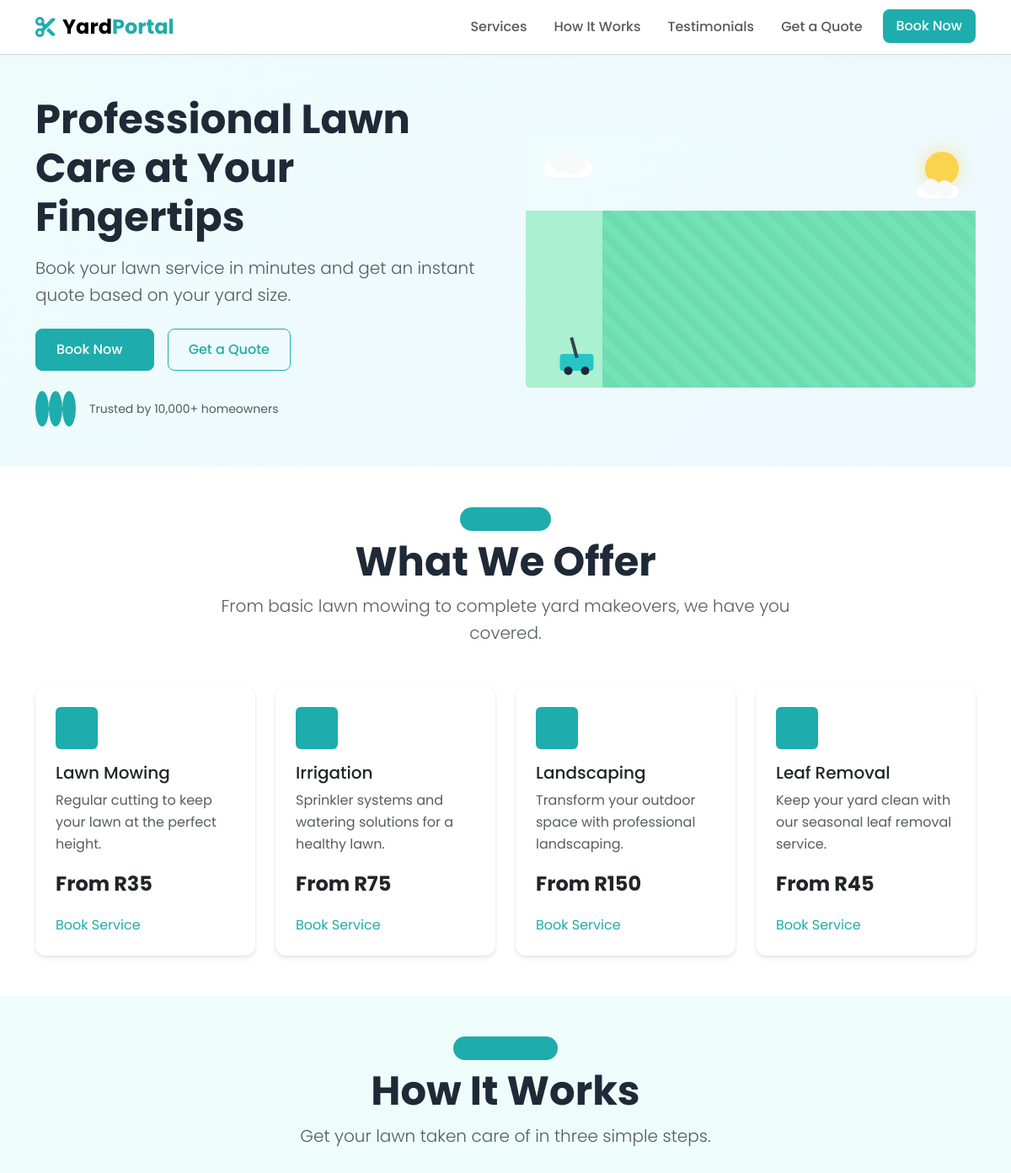
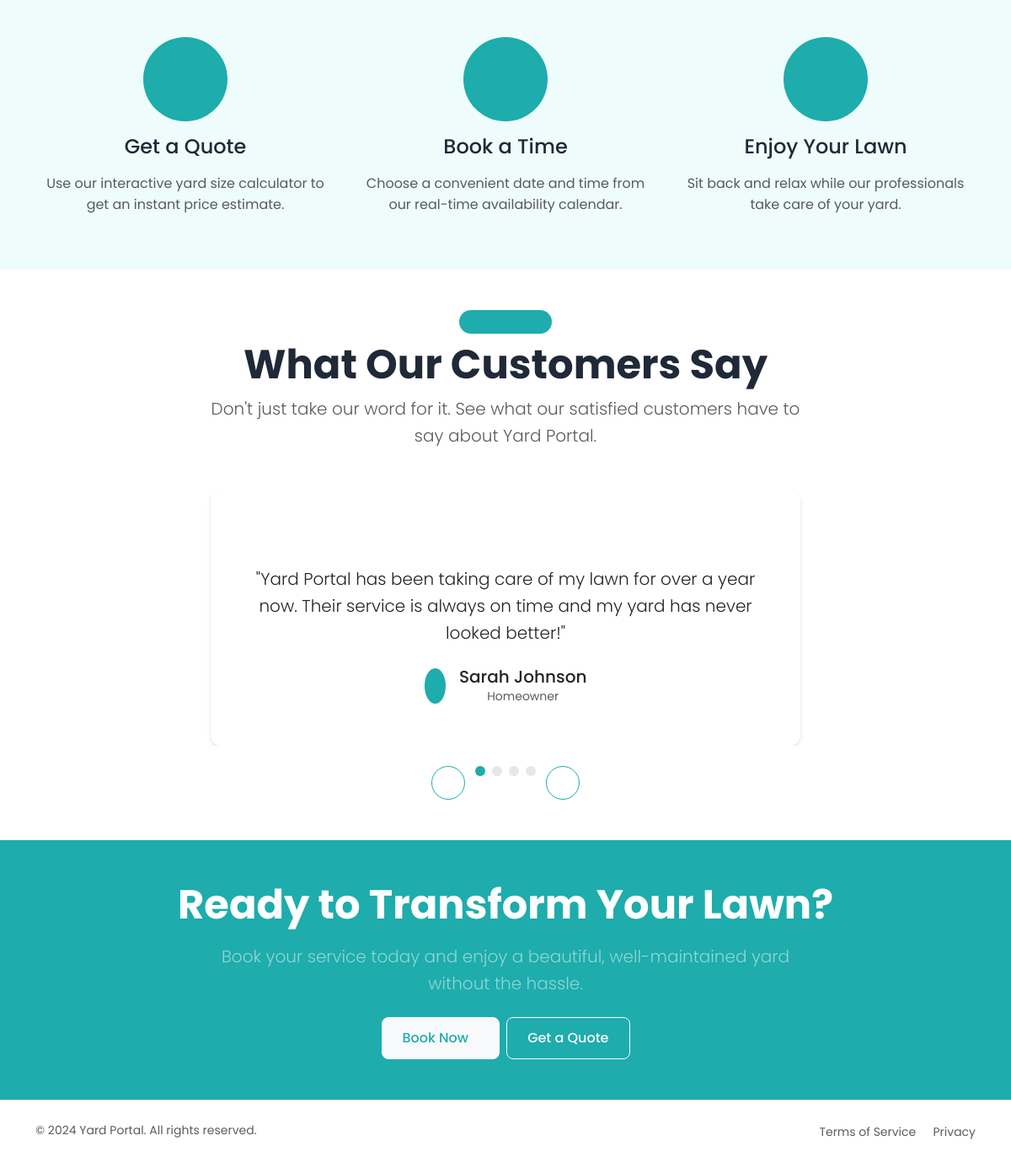
The page / on the database its author committed (2 pictures, top to bottom).
### app.py (models this page shows)
class Service(db.Model):
    id = db.Column(db.Integer, primary_key=True)
    name = db.Column(db.String(100), nullable=False)
    description = db.Column(db.Text, nullable=False)
    base_price = db.Column(db.Float, nullable=False)
    icon = db.Column(db.String(50), nullable=False)

class Testimonial(db.Model):
    id = db.Column(db.Integer, primary_key=True)
    name = db.Column(db.String(100), nullable=False)
    role = db.Column(db.String(100), nullable=False)
    content = db.Column(db.Text, nullable=False)
    rating = db.Column(db.Integer, nullable=False)

### app.py (the view)
@app.route('/')
def home():
    services = Service.query.all()
    testimonials = Testimonial.query.all()
    return render_template('index.html', services=services, testimonials=testimonials)

### templates/index.html (shortened to what this page needs)
{% extends 'layout.html' %}
{% block content %}
<section class="py-5 bg-gradient-primary">
    <div class="container">
        <div class="row align-items-center g-5">
            <div class="col-lg-6">
                <h1 class="display-5 fw-bold mb-3">Professional Lawn Care at Your Fingertips</h1>
                <p class="lead text-muted mb-4">Book your lawn service in minutes and get an instant quote based on your yard size.</p>
                <div class="d-grid gap-2 d-md-flex justify-content-md-start mb-4">
                    <a href="{{ url_for('book') }}" class="btn btn-primary btn-lg px-4 me-md-2">
                        Book Now
                    </a>
                    <a href="{{ url_for('quote') }}" class="btn btn-outline-primary btn-lg px-4">Get a Quote</a>
                </div>
                <div class="d-flex align-items-center">
                    <div class="d-flex me-3">
                        <div class="bg-primary bg-opacity-10 rounded-circle p-2 text-primary">
                        </div>
                        <div class="bg-primary bg-opacity-10 rounded-circle p-2 text-primary ms-n2">
                        </div>
                        <div class="bg-primary bg-opacity-10 rounded-circle p-2 text-primary ms-n2">
                        </div>
                    </div>
                    <span class="small text-muted">Trusted by 10,000+ homeowners</span>
                </div>
            </div>
            <div class="col-lg-6">
                <div class="lawn-animation-container">
                    <div id="lawn-animation" class="position-relative rounded p-3">
                    </div>
                </div>
            </div>
        </div>
    </div>
</section>
<section id="services" class="py-5 bg-white">
    <div class="container">
        <div class="text-center mb-5">
            <span class="badge bg-primary bg-opacity-10 text-primary px-3 py-2 mb-2">Our Services</span>
            <h2 class="display-5 fw-bold">What We Offer</h2>
            <p class="lead text-muted mx-auto" style="max-width: 700px;">From basic lawn mowing to complete yard makeovers, we have you covered.</p>
        </div>
        <div class="row g-4">
            {% for service in services %}
            <div class="col-md-6 col-lg-3 service-card" data-aos="fade-up" data-aos-delay="{{ loop.index * 100 }}">
                <div class="card h-100 hover-shadow transition-all">
                    <div class="card-body">
                        <div class="d-inline-flex align-items-center justify-content-center bg-primary bg-opacity-10 text-primary rounded p-3 mb-3">
                        </div>
                        <h3 class="card-title h5">{{ service.name }}</h3>
                        <p class="card-text text-muted">{{ service.description }}</p>
                        <p class="fw-bold fs-4">From R{{ service.base_price|int }}</p>
                        <a href="{{ url_for('book') }}" class="stretched-link text-decoration-none text-primary d-flex align-items-center">
                            Book Service
                        </a>
                    </div>
                </div>
            </div>
            {% endfor %}
        </div>
    </div>
</section>
<section id="how-it-works" class="py-5 bg-light-primary">
    <div class="container">
        <div class="text-center mb-5">
            <span class="badge bg-primary bg-opacity-10 text-primary px-3 py-2 mb-2">Simple Process</span>
            <h2 class="display-5 fw-bold">How It Works</h2>
            <p class="lead text-muted mx-auto" style="max-width: 700px;">Get your lawn taken care of in three simple steps.</p>
        </div>
        <div class="row g-4 mt-3">
            <div class="col-md-4 text-center">
                <div class="d-inline-flex align-items-center justify-content-center bg-primary bg-opacity-10 text-primary rounded-circle p-4 mb-3" style="width: 100px; height: 100px;">
                </div>
                <h3 class="h4 mb-3">Get a Quote</h3>
                <p class="text-muted">Use our interactive yard size calculator to get an instant price estimate.</p>
            </div>
            <div class="col-md-4 text-center">
                <div class="d-inline-flex align-items-center justify-content-center bg-primary bg-opacity-10 text-primary rounded-circle p-4 mb-3" style="width: 100px; height: 100px;">
                </div>
                <h3 class="h4 mb-3">Book a Time</h3>
                <p class="text-muted">Choose a convenient date and time from our real-time availability calendar.</p>
            </div>
            <div class="col-md-4 text-center">
                <div class="d-inline-flex align-items-center justify-content-center bg-primary bg-opacity-10 text-primary rounded-circle p-4 mb-3" style="width: 100px; height: 100px;">
                </div>
                <h3 class="h4 mb-3">Enjoy Your Lawn</h3>
                <p class="text-muted">Sit back and relax while our professionals take care of your yard.</p>
            </div>
        </div>
    </div>
</section>
<section id="testimonials" class="py-5 bg-white">
    <div class="container">
        <div class="text-center mb-5">
            <span class="badge bg-primary bg-opacity-10 text-primary px-3 py-2 mb-2">Testimonials</span>
            <h2 class="display-5 fw-bold">What Our Customers Say</h2>
            <p class="lead text-muted mx-auto" style="max-width: 700px;">Don't just take our word for it. See what our satisfied customers have to say about Yard Portal.</p>
        </div>
        <div id="testimonialCarousel" class="carousel slide" data-bs-ride="carousel">
            <div class="carousel-inner">
                {% for testimonial in testimonials %}
                <div class="carousel-item {% if loop.first %}active{% endif %}">
                    <div class="card mx-auto" style="max-width: 700px;">
                        <div class="card-body text-center p-5">
                            <div class="mb-3">
                            </div>
                            <p class="lead mb-4">"{{ testimonial.content }}"</p>
                            <div class="d-flex align-items-center justify-content-center">
                                <div class="bg-primary bg-opacity-10 rounded-circle p-2 me-3">
                                    <span class="text-primary">{{ testimonial.name[:1] }}</span>
                                </div>
                                <div>
                                    <h5 class="mb-0">{{ testimonial.name }}</h5>
                                    <p class="text-muted small mb-0">{{ testimonial.role }}</p>
                                </div>
                            </div>
                        </div>
                    </div>
                </div>
                {% endfor %}
            </div>
            <div class="d-flex justify-content-center mt-4">
                <button class="btn btn-outline-primary rounded-circle me-2" type="button" data-bs-target="#testimonialCarousel" data-bs-slide="prev">
                </button>
                {% for testimonial in testimonials %}
                <button type="button" data-bs-target="#testimonialCarousel" data-bs-slide-to="{{ loop.index0 }}" class="btn btn-sm rounded-circle mx-1 {% if loop.first %}active bg-primary{% else %}bg-light{% endif %}" aria-current="true" aria-label="Testimonial {{ loop.index }}"></button>
                {% endfor %}
                <button class="btn btn-outline-primary rounded-circle ms-2" type="button" data-bs-target="#testimonialCarousel" data-bs-slide="next">
                </button>
            </div>
        </div>
    </div>
</section>
<section class="py-5 bg-primary text-white">
    <div class="container">
        <div class="text-center">
            <h2 class="display-5 fw-bold mb-3">Ready to Transform Your Lawn?</h2>
            <p class="lead mb-4 text-white-50 mx-auto" style="max-width: 700px;">Book your service today and enjoy a beautiful, well-maintained yard without the hassle.</p>
            <div class="d-grid gap-2 d-sm-flex justify-content-sm-center">
                <a href="{{ url_for('book') }}" class="btn btn-light btn-lg px-4 gap-3 text-primary">
                    Book Now
                </a>
                <a href="{{ url_for('quote') }}" class="btn btn-outline-light btn-lg px-4">Get a Quote</a>
            </div>
        </div>
    </div>
</section>
{% endblock %}

### templates/layout.html (shortened to what this page needs)
<!DOCTYPE html>
<html lang="en">
<head>
  <link href="https://cdn.jsdelivr.net/npm/bootstrap@5.3.0-alpha1/dist/css/bootstrap.min.css" rel="stylesheet">
  <link rel="stylesheet" href="https://cdnjs.cloudflare.com/ajax/libs/font-awesome/6.4.0/css/all.min.css">
  <link rel="stylesheet" href="https://cdn.jsdelivr.net/npm/sweetalert2@11/dist/sweetalert2.min.css">
  <link rel="stylesheet" href="{{ url_for('static', filename='css/styles.css') }}">
  <link rel="stylesheet" href="{{ url_for('static', filename='css/weather-animations.css') }}">
</head>
<body>
  <header class="border-bottom">
      <nav class="navbar navbar-expand-lg navbar-light bg-white">
          <div class="container">
              <a class="navbar-brand d-flex align-items-center" href="{{ url_for('home') }}">
                  <i class="fas fa-scissors text-primary me-2"></i>
                  <span class="fw-bold">Yard<span class="text-primary">Portal</span></span>
              </a>
              <div class="collapse navbar-collapse" id="navbarNav">
                  <ul class="navbar-nav ms-auto">
                      <li class="nav-item">
                          <a class="nav-link" href="{{ url_for('home') }}#services">Services</a>
                      </li>
                      <li class="nav-item">
                          <a class="nav-link" href="{{ url_for('home') }}#how-it-works">How It Works</a>
                      </li>
                      <li class="nav-item">
                          <a class="nav-link" href="{{ url_for('home') }}#testimonials">Testimonials</a>
                      </li>
                      <li class="nav-item">
                          <a class="nav-link" href="{{ url_for('quote') }}">Get a Quote</a>
                      </li>
                      <li class="nav-item">
                          <a class="nav-link btn btn-primary text-white ms-2 px-3" href="{{ url_for('book') }}">Book Now</a>
                      </li>
                  </ul>
              </div>
          </div>
      </nav>
  </header>
  <main>
      {% block content %}{% endblock %}
  </main>
  <footer class="py-4 border-top bg-white">
      <div class="container">
          <div class="row">
              <div class="col-md-6">
                  <p class="small text-muted">© 2024 Yard Portal. All rights reserved.</p>
              </div>
              <div class="col-md-6 text-md-end">
                  <a href="#" class="text-decoration-none small text-muted me-3">Terms of Service</a>
                  <a href="#" class="text-decoration-none small text-muted">Privacy</a>
              </div>
          </div>
      </div>
  </footer>
</body>
</html>

### static/css/styles.css (style rules this page uses)
:root { --primary-50: #effcfc; --primary-100: #d0f5f5; --primary-200: #a5eded; --primary-300: #70e1e1; --primary-400: #43d5d5; --primary-500: #26c6c6; --primary-600: #1eacac; --primary-700: #1a8f8f; --primary-800: #197272; --primary-900: #195e5e; --secondary-50: #edf8ff; --secondary-100: #d6edff; --secondary-200: #b0dfff; --secondary-300: #7ccbff; --secondary-400: #3ab1ff; --secondary-500: #0e96ff; --secondary-600: #0077e6; --secondary-700: #0061c2; --secondary-800: #00509f; --secondary-900: #004583; --accent-50: #edfdf5; --accent-100: #d3f9e6; --accent-200: #aaf0d1; --accent-300: #73e2b7; --accent-400: #3dce9a; --accent-500: #1db380; --accent-600: #0f9269; --accent-700: #0e7557; --accent-800: #0f5d47; --accent-900: #0f4d3c; --gray-50: #f9fafb; --gray-100: #f3f4f6; --gray-200: #e5e7eb; --gray-300: #d1d5db; --gray-400: #9ca3af; --gray-500: #6b7280; --gray-600: #4b5563; --gray-700: #374151; --gray-800: #1f2937; --gray-900: #111827; }
.fas, .far, .fab, .fa { display: inline-block; vertical-align: -0.125em; }
body { font-family: "Poppins", -apple-system, BlinkMacSystemFont, "Segoe UI", Roboto, Oxygen, Ubuntu, Cantarell, "Open Sans", "Helvetica Neue", sans-serif; color: var(--gray-800); line-height: 1.6; background-color: var(--gray-50); }
.bg-light-primary { background-color: var(--primary-50); }
.bg-gradient-primary { background: linear-gradient(135deg, var(--primary-50) 0%, var(--secondary-50) 100%); }
.text-primary { color: var(--primary-600) !important; }
.bg-primary { background-color: var(--primary-600) !important; }
.btn-primary { background-color: var(--primary-600); border-color: var(--primary-600); color: white; }
.btn-outline-primary { color: var(--primary-600); border-color: var(--primary-600); }
.card { border-radius: 12px; border: none; box-shadow: 0 4px 6px rgba(0, 0, 0, 0.05), 0 1px 3px rgba(0, 0, 0, 0.1); transition: all 0.3s ease; }
.card-body { padding: 1.5rem; }
.btn { border-radius: 8px; padding: 0.5rem 1.25rem; font-weight: 500; transition: all 0.2s ease; }
.btn-lg { padding: 0.75rem 1.5rem; font-size: 1rem; }
.navbar { box-shadow: 0 2px 4px rgba(0, 0, 0, 0.04); }
.navbar-brand { font-weight: 700; font-size: 1.5rem; }
.nav-link { font-weight: 500; padding: 0.5rem 1rem !important; transition: all 0.2s ease; }
.transition-all { transition: all 0.3s ease; }
.lawn-animation-container { height: 300px; position: relative; }
#lawn-animation { height: 100%; overflow: hidden; border-radius: 12px; background: linear-gradient(135deg, var(--primary-50) 0%, var(--secondary-50) 100%); }
.badge { padding: 0.5rem 1rem; font-weight: 500; border-radius: 50rem; }
.carousel-item { transition: transform 0.6s ease-in-out; }
#testimonialCarousel .btn { width: 40px; height: 40px; display: flex; align-items: center; justify-content: center; padding: 0; }
#testimonialCarousel .btn-sm { width: 12px; height: 12px; padding: 0; margin: 0 5px; border: none; }
#testimonialCarousel .btn-sm.active { background-color: var(--primary-600) !important; }
#testimonialCarousel .btn-sm:not(.active) { background-color: var(--gray-200) !important; }
#how-it-works .rounded-circle { width: 100px; height: 100px; display: flex; align-items: center; justify-content: center; margin: 0 auto 1.5rem; background-color: var(--primary-100); color: var(--primary-600); }
.service-card .d-inline-flex { width: 50px; height: 50px; display: flex !important; align-items: center !important; justify-content: center !important; }

### rows shown on the page
Service: name "Lawn Mowing", description "Regular cutting to keep your lawn at the perfect height.", base_price "35"
Service: name "Irrigation", description "Sprinkler systems and watering solutions for a healthy lawn.", base_price "75"
Service: name "Landscaping", description "Transform your outdoor space with professional landscaping.", base_price "150"
Service: name "Leaf Removal", description "Keep your yard clean with our seasonal leaf removal service.", base_price "45"
Testimonial: content "Yard Portal has been taking care of my lawn for over a year now. Their service is always on time and my yard has never looked better!", name "Sarah Johnson", role "Homeowner"
